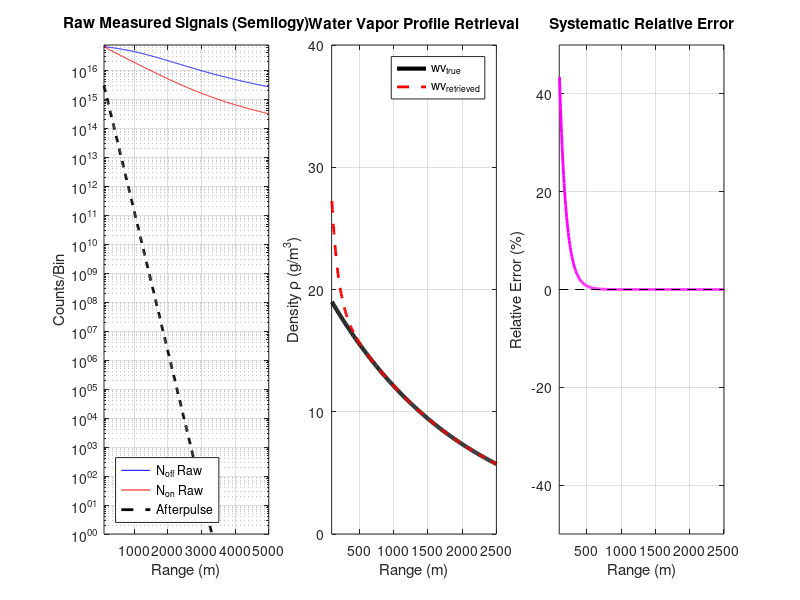

The MATLAB script that drew this image:
%% MicroPulse DIAL Afterpulse Error Simulation 

clear; close all; clc;

%% Initialization and Unit Conversion

% System Parameters
tau_pulse = 200e-9;         % Pulse width (s)
R_start = 100;              % Start range for retrieval (m)
R_end = 5000;               % End range for retrieval (m)
dR = 7.5;                   % Range resolution (m/bin)
P_laser = 50e-3;            % Avg laser power (W) 
sigma_on_cm2 = 0.99e-23;    % Online cross-section (cm^2/molecule): % 0.99e-23 for 20 g/m^3  or 2.52-23 for 7.5 g/m^3  
sigma_off_cm2 = 7.0e-25;    % Offline cross-section (cm^2/molecule)

% Detector/Afterpulse Parameters
%N_dark = 0;                  % Constant Dark Count Rate (counts/bin)
lambda_AP = 90;             % Afterpulse decay length (m)
AP_fraction = 2e-15;         % Afterpulse peak as fraction of C_sys

% Geometric Overlap Parameters
R_full_overlap = 1500;       % Range at which O(R) approaches 1 (m)

% Simple Atmosphere Parameters 
%N_solar = 0;              % Solar background Count Rate (counts/bin)
alpha_non_abs = 1e-8;     % Total aerosol and molecular (non-absorbing) extinction (m^-1)
wv_mass_surf = 20;        % Water Vapor Density Profile
wv_mass_true = @(R) wv_mass_surf .* exp(-R/2000); % Mass density profile (g/m^3)
beta_a = 1e-7;            % general backscatter coefficient (m^-1 sr^-1)
beta_R = @(R) beta_a.* exp(-R/8000); % backscatter profile (m^-1 sr^-1)

% Constants and conversions
c = 3e8;                    % Speed of light (m/s)
M_H2O = 18.015;             % Molar mass of water (g/mol)
N_A = 6.022e23;             % Avogadro's number (molecules/mol)
sigma_on = sigma_on_cm2 * 1e-4;    
sigma_off = sigma_off_cm2 * 1e-4;  
%delta_sigma = sigma_on - sigma_off; % Differential Absorption 
GM_to_NUM = N_A / M_H2O;    % (g/m^3) -> (molecules/m^3)
K_on = sigma_on * GM_to_NUM;
K_off = sigma_off * GM_to_NUM;
K_delta = K_on - K_off;      % Differential Absorption Factor

% Range Vector
R = (R_start : dR : R_end)';
N_bins = length(R);

%% Lidar Forward Model 

% System Constant, note 1e30 was empirically selected to get a reasonable number of summed counts per/bin
C_sys = (P_laser * c * tau_pulse / 2) * 1e30; 

% Geometric Overlap Function 
O_R_model = 1 - exp(-(R / R_full_overlap).^2);
O_R_model(R < R_start) = 0; % Ensure 0 until the start of the retrieval
O_R = O_R_model;

% Calculate the Total Extinction Coefficient (alpha) in m^-1
alpha_off = alpha_non_abs + K_off * wv_mass_true(R);
alpha_on = alpha_non_abs + K_on * wv_mass_true(R);

% Calculate Optical Depth (OD) by summing alpha * dR
OD_off = cumsum( alpha_off * dR );
OD_on = cumsum( alpha_on * dR );

% True number online and offline counts
N_on_true = C_sys * (1./R.^2) .* O_R .* beta_R(R) .* exp(-2 * OD_on);
N_off_true = C_sys * (1./R.^2) .* O_R .* beta_R(R) .* exp(-2 * OD_off);

%% Detector Contamination Model

N_AP_peak = C_sys * AP_fraction;
N_AP_decay = N_AP_peak * exp(-(R - R_start) / lambda_AP);
%N_AP_total = N_AP_decay + N_dark;
%N_bg = N_dark + N_solar;  % this is not needed

% Contaminated signal profiles (after background subtraction)
N_off_raw = N_off_true + N_AP_decay;
N_on_raw = N_on_true + N_AP_decay;

%% Contaminated Retrieval using analytical error addition

% calculate rho_retrieved = rho_true + rho_error
wv_retrieved = NaN(N_bins, 1);
Delta_R = dR;
for i = 1 : N_bins - 1
    % Get the true water vapor density
    R_mid = R(i) + Delta_R / 2;
    wv_true_at_mid = wv_mass_true(R_mid); % in g/m^3
    
    % Use N_off_true at the start of the bin for the error denominator
    N_off_true_at_R = N_off_true(i);
    
    % Calculate the AP derivative (slope) at R(i)
    R_for_slope = R(i);
    AP_slope = N_AP_peak * (-1/lambda_AP) * exp(-(R_for_slope - R_start) / lambda_AP);
    
    % Calculate the Error Term
    % rho_error ≈ -1/(2*K_delta) * (d(N_AP)/dR) / N_off_true
    % The negative sign on AP_slope and the external negative sign ensures a positive rho_error.
    wv_error = (-1 / (2 * K_delta)) * (AP_slope / N_off_true_at_R);
    
    % Final Contaminated Retrieval 
    wv_retrieved(i) = wv_true_at_mid + wv_error;
end

%% Error Calculation and Plotting

% Preparation for Plotting (N-1 length vectors) 
R_plot = R(1:end-1) + dR/2;
rho_true_plot = wv_mass_true(R_plot);
rho_retrieved_plot = wv_retrieved(1:end-1);

% Calculate the Systematic Relative Error 
Relative_Error = 100 * (rho_retrieved_plot - rho_true_plot) ./ rho_true_plot;

% Clamp the error magnitude for clean plotting
max_err = 500;
Relative_Error(Relative_Error > max_err) = max_err;
Relative_Error(Relative_Error < -max_err) = -max_err;

% Calculate Water Vapor Optical Depth at R_end (4 km) ---
R_4km_idx = find(R >= 4000, 1, 'first');
WV_OD_4km = (OD_on(R_4km_idx) - OD_off(R_4km_idx)) % one-way WV OD
disp('should be close to 1 for optimal profile retrievals');
disp('-------------------------------------------------------------------');

%% Plotting Results
figure('Position', [100, 100, 1400, 450]);

% Raw Measured Signals 
subplot(1, 3, 1);
semilogy(R, N_off_raw, 'b-', 'DisplayName', 'N_{off} Raw'); hold on;
semilogy(R, N_on_raw, 'r-', 'DisplayName', 'N_{on} Raw');
semilogy(R, N_AP_decay, 'k--', 'LineWidth', 2, 'DisplayName', 'Afterpulse');
%semilogy(R, N_bg * ones(size(R)), 'g:', 'LineWidth', 1, 'DisplayName', 'Constant BG');
title('Raw Measured Signals (Semilogy)');
xlabel('Range (m)');
ylabel('Counts/Bin');
legend('Location', 'southwest');
xlim([R_start, R_end]);
ylim([1, max(N_off_raw)*1.1]);
grid on;

% True vs. Retrieved Water Vapor Density (check that these are the same)
subplot(1, 3, 2);
plot(R_plot, rho_true_plot, 'k-', 'LineWidth', 3, 'DisplayName', 'wv_{true}'); hold on;
plot(R_plot, rho_retrieved_plot, 'r--', 'LineWidth', 2, 'DisplayName', 'wv_{retrieved}');
title('Water Vapor Profile Retrieval');
xlabel('Range (m)');
ylabel('Density \rho (g/m^3)');
legend('Location', 'northeast');
ylim([0, wv_mass_surf * 2]);
xlim([R_start, R_end/2]);
grid on;

% Systematic Relative Error 
subplot(1, 3, 3);
plot(R_plot, Relative_Error, 'm-', 'LineWidth', 2); hold on;
plot([R_start, R_end], [0, 0], 'k--');
title('Systematic Relative Error');
xlabel('Range (m)');
ylabel('Relative Error (%)');
ylim([-50, 50]);
xlim([R_start, R_end/2]);
grid on;
